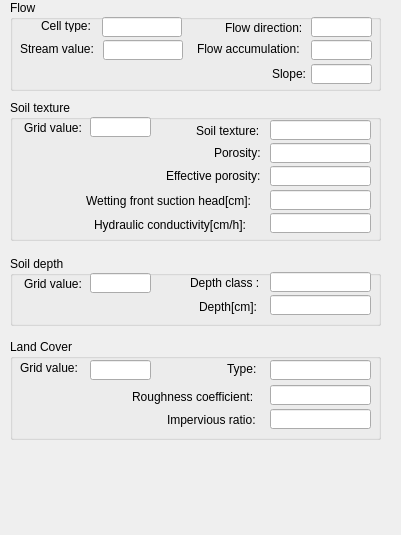
   <widget class="QWidget" name="toolBoxPage6">
    <property name="geometry">
     <rect>
      <x>0</x>
      <y>0</y>
      <width>401</width>
      <height>535</height>
     </rect>
    </property>
    <attribute name="label">
     <string>Cell Info.</string>
    </attribute>
    <widget class="QGroupBox" name="groupBox_14">
     <property name="geometry">
      <rect>
       <x>10</x>
       <y>0</y>
       <width>371</width>
       <height>91</height>
      </rect>
     </property>
     <property name="title">
      <string>Flow</string>
     </property>
     <widget class="QLabel" name="label_45">
      <property name="geometry">
       <rect>
        <x>31</x>
        <y>20</y>
        <width>56</width>
        <height>12</height>
       </rect>
      </property>
      <property name="text">
       <string>Cell type:</string>
      </property>
     </widget>
     <widget class="QLineEdit" name="txtCelltype">
      <property name="geometry">
       <rect>
        <x>92</x>
        <y>17</y>
        <width>80</width>
        <height>20</height>
       </rect>
      </property>
     </widget>
     <widget class="QLabel" name="label_47">
      <property name="geometry">
       <rect>
        <x>10</x>
        <y>41</y>
        <width>81</width>
        <height>16</height>
       </rect>
      </property>
      <property name="text">
       <string>Stream value:</string>
      </property>
     </widget>
     <widget class="QLineEdit" name="txtStreamValue">
      <property name="geometry">
       <rect>
        <x>93</x>
        <y>40</y>
        <width>80</width>
        <height>20</height>
       </rect>
      </property>
     </widget>
     <widget class="QLabel" name="label_48">
      <property name="geometry">
       <rect>
        <x>215</x>
        <y>20</y>
        <width>91</width>
        <height>16</height>
       </rect>
      </property>
      <property name="text">
       <string>Flow direction:</string>
      </property>
     </widget>
     <widget class="QLineEdit" name="txtFD">
      <property name="geometry">
       <rect>
        <x>301</x>
        <y>17</y>
        <width>61</width>
        <height>20</height>
       </rect>
      </property>
     </widget>
     <widget class="QLabel" name="label_49">
      <property name="geometry">
       <rect>
        <x>187</x>
        <y>41</y>
        <width>121</width>
        <height>16</height>
       </rect>
      </property>
      <property name="text">
       <string>Flow accumulation:</string>
      </property>
     </widget>
     <widget class="QLineEdit" name="txtFA">
      <property name="geometry">
       <rect>
        <x>301</x>
        <y>40</y>
        <width>61</width>
        <height>20</height>
       </rect>
      </property>
     </widget>
     <widget class="QLabel" name="label_51">
      <property name="geometry">
       <rect>
        <x>262</x>
        <y>66</y>
        <width>121</width>
        <height>16</height>
       </rect>
      </property>
      <property name="text">
       <string>Slope:</string>
      </property>
     </widget>
     <widget class="QLineEdit" name="txtSlope">
      <property name="enabled">
       <bool>true</bool>
      </property>
      <property name="geometry">
       <rect>
        <x>301</x>
        <y>64</y>
        <width>61</width>
        <height>20</height>
       </rect>
      </property>
     </widget>
    </widget>
    <widget class="QGroupBox" name="groupBox_15">
     <property name="geometry">
      <rect>
       <x>10</x>
       <y>100</y>
       <width>371</width>
       <height>141</height>
      </rect>
     </property>
     <property name="title">
      <string>Soil texture</string>
     </property>
     <widget class="QLabel" name="label_53">
      <property name="geometry">
       <rect>
        <x>14</x>
        <y>20</y>
        <width>61</width>
        <height>16</height>
       </rect>
      </property>
      <property name="text">
       <string>Grid value:</string>
      </property>
     </widget>
     <widget class="QLineEdit" name="txtTextureGridValue">
      <property name="geometry">
       <rect>
        <x>80</x>
        <y>17</y>
        <width>61</width>
        <height>20</height>
       </rect>
      </property>
     </widget>
     <widget class="QLabel" name="label_54">
      <property name="geometry">
       <rect>
        <x>186</x>
        <y>23</y>
        <width>71</width>
        <height>16</height>
       </rect>
      </property>
      <property name="text">
       <string>Soil texture:</string>
      </property>
     </widget>
     <widget class="QLineEdit" name="txtSoilTexture">
      <property name="geometry">
       <rect>
        <x>260</x>
        <y>20</y>
        <width>101</width>
        <height>20</height>
       </rect>
      </property>
     </widget>
     <widget class="QLabel" name="label_55">
      <property name="geometry">
       <rect>
        <x>204</x>
        <y>45</y>
        <width>71</width>
        <height>16</height>
       </rect>
      </property>
      <property name="text">
       <string>Porosity:</string>
      </property>
     </widget>
     <widget class="QLineEdit" name="txtPorosity">
      <property name="geometry">
       <rect>
        <x>260</x>
        <y>43</y>
        <width>101</width>
        <height>20</height>
       </rect>
      </property>
     </widget>
     <widget class="QLabel" name="label_56">
      <property name="geometry">
       <rect>
        <x>156</x>
        <y>68</y>
        <width>101</width>
        <height>16</height>
       </rect>
      </property>
      <property name="text">
       <string>Effective porosity:</string>
      </property>
     </widget>
     <widget class="QLabel" name="label_57">
      <property name="geometry">
       <rect>
        <x>76</x>
        <y>93</y>
        <width>181</width>
        <height>16</height>
       </rect>
      </property>
      <property name="text">
       <string>Wetting front suction head[cm]:</string>
      </property>
     </widget>
     <widget class="QLabel" name="label_58">
      <property name="geometry">
       <rect>
        <x>84</x>
        <y>117</y>
        <width>181</width>
        <height>16</height>
       </rect>
      </property>
      <property name="text">
       <string>Hydraulic conductivity[cm/h]:</string>
      </property>
     </widget>
     <widget class="QLineEdit" name="txtEffectivePorosity">
      <property name="geometry">
       <rect>
        <x>260</x>
        <y>66</y>
        <width>101</width>
        <height>20</height>
       </rect>
      </property>
     </widget>
     <widget class="QLineEdit" name="txtSuctionhead">
      <property name="geometry">
       <rect>
        <x>260</x>
        <y>90</y>
        <width>101</width>
        <height>20</height>
       </rect>
      </property>
     </widget>
     <widget class="QLineEdit" name="txtcondcutivity">
      <property name="geometry">
       <rect>
        <x>260</x>
        <y>113</y>
        <width>101</width>
        <height>20</height>
       </rect>
      </property>
     </widget>
    </widget>
    <widget class="QGroupBox" name="groupBox_16">
     <property name="geometry">
      <rect>
       <x>10</x>
       <y>339</y>
       <width>371</width>
       <height>101</height>
      </rect>
     </property>
     <property name="title">
      <string>Land Cover</string>
     </property>
     <widget class="QLabel" name="label_60">
      <property name="geometry">
       <rect>
        <x>10</x>
        <y>21</y>
        <width>61</width>
        <height>16</height>
       </rect>
      </property>
      <property name="text">
       <string>Grid value:</string>
      </property>
     </widget>
     <widget class="QLineEdit" name="txtLandGridValue">
      <property name="geometry">
       <rect>
        <x>80</x>
        <y>21</y>
        <width>61</width>
        <height>20</height>
       </rect>
      </property>
     </widget>
     <widget class="QLabel" name="label_61">
      <property name="geometry">
       <rect>
        <x>217</x>
        <y>22</y>
        <width>41</width>
        <height>16</height>
       </rect>
      </property>
      <property name="text">
       <string>Type:</string>
      </property>
     </widget>
     <widget class="QLabel" name="label_62">
      <property name="geometry">
       <rect>
        <x>122</x>
        <y>50</y>
        <width>138</width>
        <height>16</height>
       </rect>
      </property>
      <property name="text">
       <string>Roughness coefficient:</string>
      </property>
     </widget>
     <widget class="QLabel" name="label_63">
      <property name="geometry">
       <rect>
        <x>157</x>
        <y>73</y>
        <width>108</width>
        <height>16</height>
       </rect>
      </property>
      <property name="text">
       <string>Impervious ratio:</string>
      </property>
     </widget>
     <widget class="QLineEdit" name="txtLandType">
      <property name="geometry">
       <rect>
        <x>260</x>
        <y>21</y>
        <width>101</width>
        <height>20</height>
       </rect>
      </property>
     </widget>
     <widget class="QLineEdit" name="txtRoughness">
      <property name="geometry">
       <rect>
        <x>260</x>
        <y>46</y>
        <width>101</width>
        <height>20</height>
       </rect>
      </property>
     </widget>
     <widget class="QLineEdit" name="txtratio">
      <property name="geometry">
       <rect>
        <x>260</x>
        <y>70</y>
        <width>101</width>
        <height>20</height>
       </rect>
      </property>
     </widget>
    </widget>
    <widget class="QGroupBox" name="groupBox_17">
     <property name="geometry">
      <rect>
       <x>10</x>
       <y>256</y>
       <width>371</width>
       <height>70</height>
      </rect>
     </property>
     <property name="title">
      <string>Soil depth</string>
     </property>
     <widget class="QLabel" name="label_71">
      <property name="geometry">
       <rect>
        <x>14</x>
        <y>20</y>
        <width>61</width>
        <height>16</height>
       </rect>
      </property>
      <property name="text">
       <string>Grid value:</string>
      </property>
     </widget>
     <widget class="QLineEdit" name="txtDepthValue">
      <property name="geometry">
       <rect>
        <x>80</x>
        <y>17</y>
        <width>61</width>
        <height>20</height>
       </rect>
      </property>
     </widget>
     <widget class="QLabel" name="label_72">
      <property name="geometry">
       <rect>
        <x>180</x>
        <y>19</y>
        <width>80</width>
        <height>16</height>
       </rect>
      </property>
      <property name="text">
       <string>Depth class :</string>
      </property>
     </widget>
     <widget class="QLineEdit" name="txtSoilDepthClass">
      <property name="geometry">
       <rect>
        <x>260</x>
        <y>16</y>
        <width>101</width>
        <height>20</height>
       </rect>
      </property>
     </widget>
     <widget class="QLabel" name="label_77">
      <property name="geometry">
       <rect>
        <x>189</x>
        <y>43</y>
        <width>101</width>
        <height>16</height>
       </rect>
      </property>
      <property name="text">
       <string>Depth[cm]:</string>
      </property>
     </widget>
     <widget class="QLineEdit" name="txtSoilDepth">
      <property name="geometry">
       <rect>
        <x>260</x>
        <y>39</y>
        <width>101</width>
        <height>20</height>
       </rect>
      </property>
     </widget>
    </widget>
   </widget>
